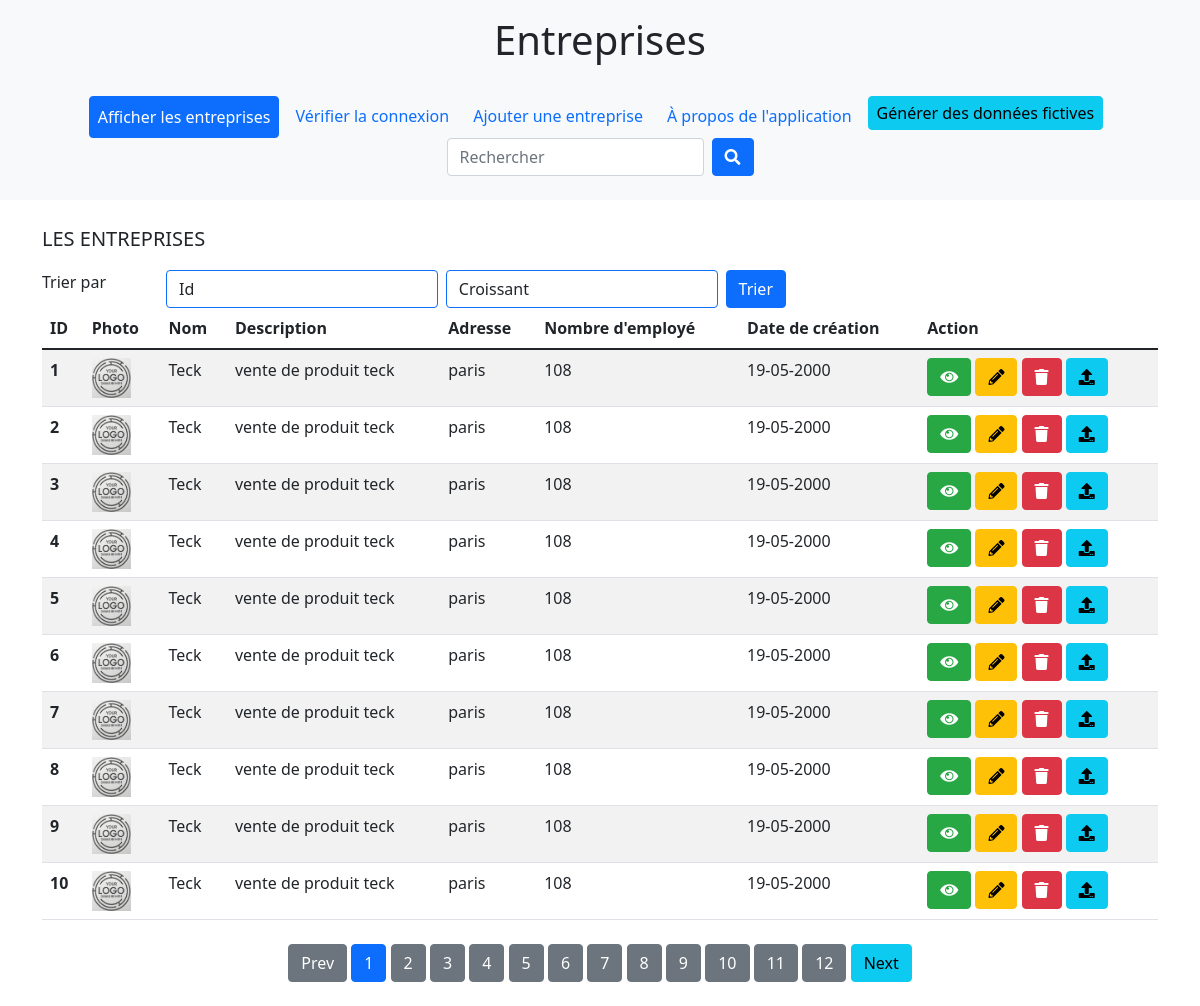
Page /index.php?action=afficher on the committed database.
### tables this page shows
CREATE TABLE `entreprises` (
  `id` int(11) NOT NULL,
  `logo` varchar(225) DEFAULT 'logo.jpg',
  `nom` varchar(225) NOT NULL,
  `description` varchar(225) NOT NULL,
  `adresse` varchar(255) NOT NULL,
  `dateC` varchar(255) NOT NULL,
  `nbrEmp` int(11) NOT NULL
);

### donnees.php (called while the page is built, shortened)
<?php
function paginerTab(int $parPage, int $page=1, array $tableau): array {
    $total = count($tableau);
    $debut = ($page - 1) * $parPage;
    return array_slice($tableau, $debut, $parPage);
}
?>

### entreprise.php (the view, shortened to what this page needs)
<?php
class Entreprise
{
    private ?int $id = null;
    private string $logo;
    private string $nom;
    private string $description;
    private string $adresse;
    private string $dateC;
    private int $nbrEmp;
    private PDO $pdo;
    public function __construct(PDO $pdo, string $nom = "", string $description = "", string $adresse = "", int $nbrEmp = 1, string $dateC = "")
    {
        $this->pdo = $pdo;
        $this->nom = $nom;
        $this->logo = "logo.jpg";
        $this->description = $description;
        $this->adresse = $adresse;
        $this->nbrEmp = max(1, $nbrEmp);
        $this->dateC = $dateC ?: date('Y-m-d');
    }
    public static function fromArray(array $row, PDO $pdo): Entreprise
    {
        $entreprise = new self(
            $pdo,
            $row['nom'],
            $row['description'],
            $row['adresse'],
            (int)$row['nbrEmp'],
            $row['dateC']
        );
        $entreprise->setId((int)$row['id']);
        $entreprise->setLogo($row['logo'] ?? null);
        return $entreprise;
    }
    public function __toString(): string
    {
        return "<tr>
            <th scope='row'> {$this->id} </th>
            <td><img src='./logo/{$this->logo}' style='height: 40px!important;'></td>
            <td> {$this->nom} </td>
            <td> {$this->description} </td>
            <td> {$this->adresse} </td>
            <td> {$this->nbrEmp} </td>
            <td> {$this->dateC} </td>
            <td>
                <a href='./index.php?action=voir&id={$this->id}' class='btn btn-success'><i class='fas fa-eye'></i></a>
                <a href='./index.php?action=modification_form&id={$this->id}' class='btn btn-warning'><i class='fas fa-pencil-alt'></i></a>
                <a href='./index.php?action=confirmer_suppression&id={$this->id}' class='btn btn-danger'><i class='fas fa-trash'></i></a>
                <a href='./index.php?action=upload_logo&id={$this->id}' class='btn btn-info'><i class='fas fa-upload'></i></a>
            </td>
        </tr>";
    }
    public function setId(int $id): void { $this->id = $id; }
    public function setLogo(?string $logo): void { $this->logo = $logo ?: "logo.jpg"; }
    public function getAll(): array
    {
        $stmt = $this->pdo->query("SELECT * FROM entreprises");
        $result = [];
        while ($row = $stmt->fetch(PDO::FETCH_ASSOC)) {
            $result[] = self::fromArray($row, $this->pdo);
        }
        return $result;
    }
}
?>

### index.php (shortened to what this page needs)
<?php
include 'donnees.php';
include 'entreprise.php';
$contenuePrincipale = "";
$pdo = connecter();
if (!empty($_GET['action'])) {
    $action = htmlspecialchars($_GET['action'], ENT_QUOTES, 'UTF-8');
    switch ($action) {
        case 'afficher':
            $entreprise = new Entreprise($pdo);
            $entreprises = $entreprise->getAll();
            $parPage = 10;
            $page = isset($_GET['page']) ? (int)$_GET['page'] : 1;
            $total = count($entreprises);
            $totalPages = ceil($total / $parPage);
            $entreprises = paginerTab($parPage, $page, $entreprises);
            $contenuePrincipale .= '<p class="lead text-uppercase mt-4">Les entreprises</p>';
            $contenuePrincipale .= '
                <div class="col-md-8">
                    <form method="get" action="./index.php">
                        <input type="hidden" name="action" value="afficher">
                        <input type="hidden" name="fonction" value="trier">
                        <span class="d-flex">
                            <label for="clef" class="col-2">Trier par</label>
                            <select id="clef" name="clef" class="form-control border-primary">
                                <option value="id">Id</option>
                                <option value="nom">Nom</option>
                                <option value="description">Description</option>
                                <option value="adresse">Adresse</option>
                                <option value="nbrEmp">Nombre d\'employé</option>
                                <option value="dateC">Date de création</option>
                            </select>
                            <select id="ordre" name="ordre" class="form-control border-primary mx-2">
                                <option value="asc">Croissant</option>
                                <option value="desc">Décroissant</option>
                            </select>
                            <button class="btn btn-primary" type="submit">Trier</button>
                        </span>
                    </form>
                </div>';
            $contenuePrincipale .= "<div class='table-responsive'>";
            $contenuePrincipale .= "<table class='table table-striped'>";
            $contenuePrincipale .= "<thead class='thead-dark'><tr>
                <th scope='col'>ID</th>
                <th scope='col'>Photo</th>
                <th scope='col'>Nom</th>
                <th scope='col'>Description</th>
                <th scope='col'>Adresse</th>
                <th scope='col'>Nombre d'employé</th>
                <th scope='col'>Date de création</th>
                <th>Action</th>
            </tr></thead>";
            $contenuePrincipale .= "<tbody>";
            foreach ($entreprises as $entreprise) {
                $contenuePrincipale .= $entreprise;
            }
            $contenuePrincipale .= "</tbody></table></div>";
            $contenuePrincipale .= "<div class='my-2 text-center'>";
            if ($page > 1) {
                $prev = $page - 1;
                $contenuePrincipale .= "<a class='btn btn-info' href='?action=afficher&page=$prev&parPage=$parPage'>Prev</a> ";
            } else {
                $contenuePrincipale .= "<span class='btn btn-secondary'>Prev</span> ";
            }
            for ($i = 1; $i <= $totalPages; $i++) {
                if ($i == $page) {
                    $contenuePrincipale .= "<strong class='btn btn-primary'>$i</strong> ";
                } else {
                    $contenuePrincipale .= "<a class='btn btn-secondary' href='?action=afficher&page=$i&parPage=$parPage'>$i</a> ";
                }
            }
            if ($page < $totalPages) {
                $next = $page + 1;
                $contenuePrincipale .= "<a class='btn btn-info' href='?action=afficher&page=$next&parPage=$parPage'>Next</a>";
            } else {
                $contenuePrincipale .= "<span class='btn btn-secondary'>Next</span>";
            }
            $contenuePrincipale .= "</div>";
            break;
    }
} else {
    header("Location: ./index.php?action=afficher");
    exit;
}
include 'squelette.php';

### squelette.php (shortened to what this page needs)
<!DOCTYPE html>
<html lang="fr">
<head>
    <link rel="stylesheet" href="./assets/css/all.min.css">
    <link rel="stylesheet" href="./assets/css/bootstrap.min.css">
    <link rel="stylesheet" href="./assets/css/dataTables.bootstrap4.min.css">
    <link rel="stylesheet" href="./assets/css/style.css">
</head>
<body>
    <header class="header bg-light py-3">
        <div class="container">
            <div class="row justify-content-center">
                <div class="col-12 text-center">
                    <h1 class="mb-4">Entreprises</h1>
                    <nav class="navbar navbar-expand-lg">
                        <div class="container-fluid justify-content-center">
                            <ul class="navbar-nav flex-wrap justify-content-center">
                                <li class="nav-item">
                                    <a class="nav-link <?= ($action == "afficher") ? 'btn btn-primary text-white' : '' ?>"
                                       href="index.php?action=afficher">
                                        Afficher les entreprises
                                    </a>
                                </li>
                                <li class="nav-item mx-2">
                                    <a class="nav-link <?= ($action == "tester") ? 'btn btn-primary text-white' : '' ?>"
                                       href="index.php?action=tester">
                                        Vérifier la connexion
                                    </a>
                                </li>
                                <li class="nav-item me-2">
                                    <a class="nav-link <?= ($action == "ajouter_form") ? 'btn btn-primary text-white' : '' ?>"
                                       href="index.php?action=ajouter_form">
                                        Ajouter une entreprise
                                    </a>
                                </li>
                                <li class="nav-item me-2">
                                    <a class="nav-link"
                                       href="apropos.html" target="_blank">
                                        À propos de l'application
                                    </a>
                                </li>
                                <li class="nav-item me-2">
                                    <button type="button" class="btn btn-info py-1 px-2"
                                            data-bs-toggle="modal" data-bs-target="#donneesModal">
                                        Générer des données fictives
                                    </button>
                                </li>
                                <li class="nav-item">
                                    <form method="get" action="./index.php" class="d-flex">
                                        <input type="text" class="form-control me-2" name="clef"
                                               placeholder="Rechercher" aria-label="Rechercher">
                                        <button type="submit" class="btn btn-primary">
                                            <i class="fas fa-search"></i>
                                        </button>
                                    </form>
                                </li>
                            </ul>
                        </div>
                    </nav>
                </div>
            </div>
        </div>
    </header>
    <main class="container my-4">
        <?= $contenuePrincipale ?>
    </main>
</body>
</html>

### rows in the picture
entreprises: id "1", logo (picture), nom "Teck", description "vente de produit teck", adresse "paris", nbrEmp "108", dateC "19-05-2000"
entreprises: id "2", logo (picture), nom "Teck", description "vente de produit teck", adresse "paris", nbrEmp "108", dateC "19-05-2000"
entreprises: id "3", logo (picture), nom "Teck", description "vente de produit teck", adresse "paris", nbrEmp "108", dateC "19-05-2000"
entreprises: id "4", logo (picture), nom "Teck", description "vente de produit teck", adresse "paris", nbrEmp "108", dateC "19-05-2000"
entreprises: id "5", logo (picture), nom "Teck", description "vente de produit teck", adresse "paris", nbrEmp "108", dateC "19-05-2000"
entreprises: id "6", logo (picture), nom "Teck", description "vente de produit teck", adresse "paris", nbrEmp "108", dateC "19-05-2000"
entreprises: id "7", logo (picture), nom "Teck", description "vente de produit teck", adresse "paris", nbrEmp "108", dateC "19-05-2000"
entreprises: id "8", logo (picture), nom "Teck", description "vente de produit teck", adresse "paris", nbrEmp "108", dateC "19-05-2000"
entreprises: id "9", logo (picture), nom "Teck", description "vente de produit teck", adresse "paris", nbrEmp "108", dateC "19-05-2000"
entreprises: id "10", logo (picture), nom "Teck", description "vente de produit teck", adresse "paris", nbrEmp "108", dateC "19-05-2000"
